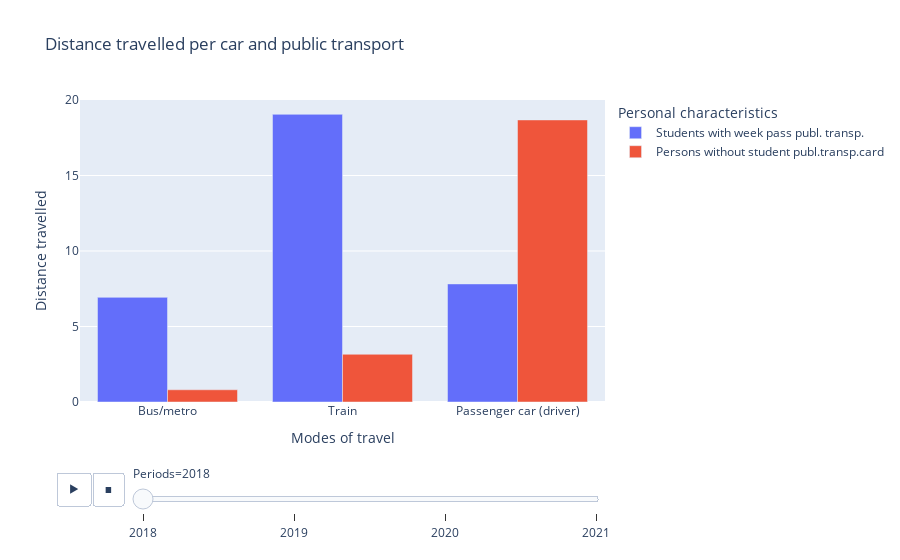

Notebook code for this chart:
### Code cell
# making barplot
fig = px.bar(rslt_data_mot, x= 'Modes of travel', y= 'Distance travelled', color = 'Personal characteristics', barmode='group', 
            animation_group="Modes of travel", animation_frame='Periods', range_y = [0,20], title= 'Distance travelled per car and public transport')
fig.update_layout(xaxis={'categoryorder':'array', 'categoryarray':['Bus/metro','Train','Passenger car (driver)']})
fig.show()

### Figure 1 — Plotly figure (JSON) as saved in the notebook; plotly's stock layout.template omitted (floating-point values rounded to 4 significant figures; data arrays with more than 128 entries replaced by an {"elided": "..."} marker saying what was removed)
{"data": [{"alignmentgroup": "True", "hovertemplate": "Personal characteristics=Students with week pass publ. transp.<br>Periods=2018<br>Modes of travel=%{x}<br>Distance travelled=%{y}<extra></extra>", "ids": {"elided": "1188 str values"}, "legendgroup": "Students with week pass publ. transp.", "marker": {"color": "#636efa", "pattern": {"shape": ""}}, "name": "Students with week pass publ. transp.", "offsetgroup": "Students with week pass publ. transp.", "orientation": "v", "showlegend": true, "textposition": "auto", "type": "bar", "x": {"elided": "1188 str values"}, "xaxis": "x", "y": {"elided": "1188 float values"}, "yaxis": "y"}, {"alignmentgroup": "True", "hovertemplate": "Personal characteristics=Persons without student publ.transp.card<br>Periods=2018<br>Modes of travel=%{x}<br>Distance travelled=%{y}<extra></extra>", "ids": {"elided": "1188 str values"}, "legendgroup": "Persons without student publ.transp.card", "marker": {"color": "#EF553B", "pattern": {"shape": ""}}, "name": "Persons without student publ.transp.card", "offsetgroup": "Persons without student publ.transp.card", "orientation": "v", "showlegend": true, "textposition": "auto", "type": "bar", "x": {"elided": "1188 str values"}, "xaxis": "x", "y": {"elided": "1188 float values"}, "yaxis": "y"}], "layout": {"barmode": "group", "legend": {"title": {"text": "Personal characteristics"}, "tracegroupgap": 0}, "sliders": [{"active": 0, "currentvalue": {"prefix": "Periods="}, "len": 0.9, "pad": {"b": 10, "t": 60}, "steps": [{"args": [["2018"], {"frame": {"duration": 0, "redraw": true}, "fromcurrent": true, "mode": "immediate", "transition": {"duration": 0, "easing": "linear"}}], "label": "2018", "method": "animate"}, {"args": [["2019"], {"frame": {"duration": 0, "redraw": true}, "fromcurrent": true, "mode": "immediate", "transition": {"duration": 0, "easing": "linear"}}], "label": "2019", "method": "animate"}, {"args": [["2020"], {"frame": {"duration": 0, "redraw": true}, "fromcurrent": true, "mode": "immediate", "transition": {"duration": 0, "easing": "linear"}}], "label": "2020", "method": "animate"}, {"args": [["2021"], {"frame": {"duration": 0, "redraw": true}, "fromcurrent": true, "mode": "immediate", "transition": {"duration": 0, "easing": "linear"}}], "label": "2021", "method": "animate"}], "x": 0.1, "xanchor": "left", "y": 0, "yanchor": "top"}], "title": {"text": "Distance travelled per car and public transport"}, "updatemenus": [{"buttons": [{"args": [null, {"frame": {"duration": 500, "redraw": true}, "fromcurrent": true, "mode": "immediate", "transition": {"duration": 500, "easing": "linear"}}], "label": "&#9654;", "method": "animate"}, {"args": [[null], {"frame": {"duration": 0, "redraw": true}, "fromcurrent": true, "mode": "immediate", "transition": {"duration": 0, "easing": "linear"}}], "label": "&#9724;", "method": "animate"}], "direction": "left", "pad": {"r": 10, "t": 70}, "showactive": false, "type": "buttons", "x": 0.1, "xanchor": "right", "y": 0, "yanchor": "top"}], "xaxis": {"anchor": "y", "categoryarray": ["Bus/metro", "Train", "Passenger car (driver)"], "categoryorder": "array", "domain": [0, 1], "title": {"text": "Modes of travel"}}, "yaxis": {"anchor": "x", "domain": [0, 1], "range": [0, 20], "title": {"text": "Distance travelled"}}}}
